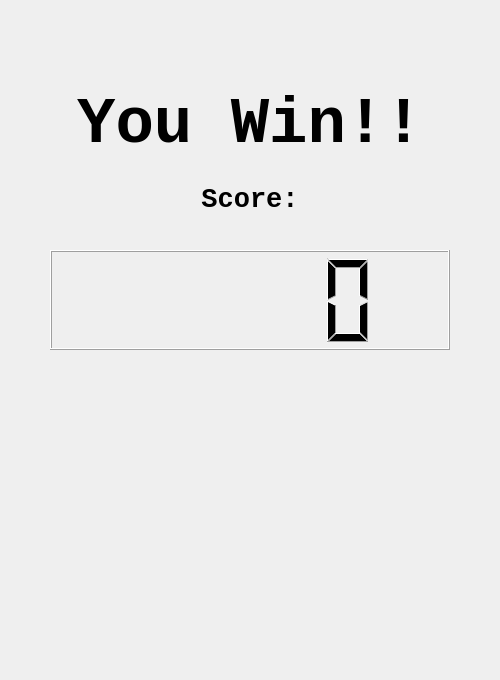
<?xml version="1.0" encoding="UTF-8"?>
<ui version="4.0">
 <class>winwindow</class>
 <widget class="QWidget" name="winwindow">
  <property name="geometry">
   <rect>
    <x>0</x>
    <y>0</y>
    <width>500</width>
    <height>680</height>
   </rect>
  </property>
  <property name="windowTitle">
   <string>Form</string>
  </property>
  <widget class="QLabel" name="label">
   <property name="geometry">
    <rect>
     <x>50</x>
     <y>50</y>
     <width>400</width>
     <height>150</height>
    </rect>
   </property>
   <property name="font">
    <font>
     <family>Courier New</family>
     <pointsize>48</pointsize>
     <weight>75</weight>
     <bold>true</bold>
    </font>
   </property>
   <property name="text">
    <string>You Win!!</string>
   </property>
   <property name="alignment">
    <set>Qt::AlignCenter</set>
   </property>
  </widget>
  <widget class="QLabel" name="label_2">
   <property name="geometry">
    <rect>
     <x>50</x>
     <y>150</y>
     <width>400</width>
     <height>100</height>
    </rect>
   </property>
   <property name="font">
    <font>
     <family>Courier New</family>
     <pointsize>20</pointsize>
     <weight>75</weight>
     <bold>true</bold>
    </font>
   </property>
   <property name="text">
    <string>Score:</string>
   </property>
   <property name="alignment">
    <set>Qt::AlignCenter</set>
   </property>
  </widget>
  <widget class="QLCDNumber" name="lcdNumber">
   <property name="geometry">
    <rect>
     <x>50</x>
     <y>250</y>
     <width>400</width>
     <height>100</height>
    </rect>
   </property>
  </widget>
  <widget class="QPushButton" name="keepgoingButton">
   <property name="geometry">
    <rect>
     <x>100</x>
     <y>400</y>
     <width>300</width>
     <height>100</height>
    </rect>
   </property>
   <property name="autoFillBackground">
    <bool>false</bool>
   </property>
   <property name="styleSheet">
    <string notr="true">background-image: url(:/keepgoing.png);</string>
   </property>
   <property name="text">
    <string/>
   </property>
   <property name="flat">
    <bool>true</bool>
   </property>
  </widget>
  <widget class="QPushButton" name="newgameButton">
   <property name="geometry">
    <rect>
     <x>100</x>
     <y>540</y>
     <width>300</width>
     <height>100</height>
    </rect>
   </property>
   <property name="autoFillBackground">
    <bool>false</bool>
   </property>
   <property name="styleSheet">
    <string notr="true">background-image: url(:/newgame.png);</string>
   </property>
   <property name="text">
    <string/>
   </property>
   <property name="flat">
    <bool>true</bool>
   </property>
  </widget>
 </widget>
 <resources/>
 <connections/>
</ui>
